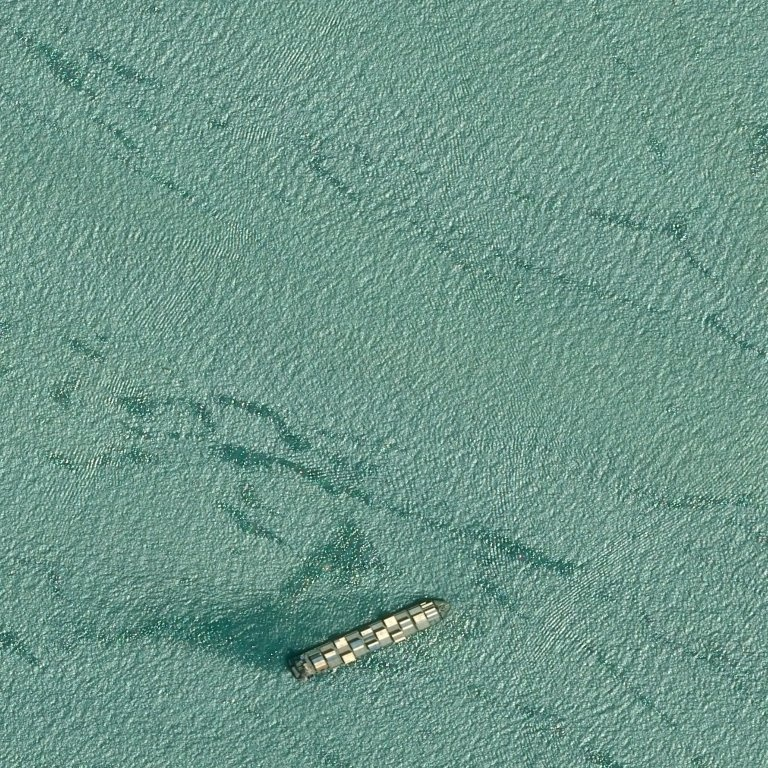
#> input picture data/persistent/samples/03a5fd8d2.jpg, 768 x 768 px, found by its file name; the run also reads 5 pictures not shown here
$ python hls_shift.py
#> lines starting #> are read from the running program, lines starting #| are printed output that depends on the picture; pictures that were not available may be replaced by others from this repository, and a replacement may not be noted
import numpy as np
import matplotlib.pyplot as plt
import cv2


def fuzzy_diff(tile1, tile2, norm=False):
    maxab = np.max(np.stack([tile1, tile2]), axis=0)
    a = maxab - tile2
    b = maxab - tile1
    ab = a + b
    return ab / ab.max() if norm else ab


def slice_from_large(img, i, j, sz=256):
    return img[i * sz:(i + 1) * sz, j * sz:(j + 1) * sz, :]


minmax = lambda x: [x.dtype, np.min(x, axis=(0, 1)), np.max(x, axis=(0, 1))]


chan_idx_map = {'H': 0, 'L': 1, 'S': 2}
chan_cv2_scale_map = {'H': 256, 'L': 256, 'S': 256}
chan_gimp_scale_map = {'H': 360, 'L': 200, 'S': 200}


def to_hls(bgr):
    return cv2.cvtColor(bgr, cv2.COLOR_BGR2HLS_FULL)


def to_bgr(hls):
    return cv2.cvtColor(hls, cv2.COLOR_HLS2BGR_FULL)


def channel_shift(hls, chan, val):
    # NOTE: hls must be in bytes so that hue will wrap around correctly.

    gimp_scale = chan_gimp_scale_map[chan]
    idx = chan_idx_map[chan]

    # TODO: Add a plot showing how we arrived at each of the three scaling options.
    if idx == 0:  # hue
        scaled_val = 255. * val / gimp_scale
        scaled_val = np.around(scaled_val).astype(np.uint8)
        scaled_img = np.copy(hls)
        scaled_img[:, :, idx] += scaled_val

    elif idx == 1:  # lightness

        l = hls[:, :, idx] * (1. / 255.)
        v2 = val / 200.
        one_m_v2 = 1 - v2
        one_p_v2 = 1 + v2
        l_shifted = l * one_m_v2 + v2 if val > 0 else l * one_p_v2
        l_shifted = np.clip(l_shifted, 0, 1)
        scaled_img = np.copy(hls)
        scaled_img[:, :, idx] = np.around(255 * l_shifted).astype(np.uint8)

    elif idx == 2:  # saturation

        scaled_val = (val / 100.) + 1.
        s_shifted = hls[:, :, idx] * scaled_val
        s_shifted = np.clip(s_shifted, 0, 255)
        scaled_img = np.copy(hls)
        scaled_img[:, :, idx] = np.around(s_shifted).astype(np.uint8)

    else:
        raise ValueError

    return scaled_img


# [20 lines left out: function plot_row, not called in this run]


class ImgMod:
    """
    Reads hls modified images saved by gimp and compares to original image read by gimp.
    """

    def __init__(self, parent_hls, filename):
        self.filename = filename
        self.parent_prefix, self.img_id = filename.split('/')
        self.gmp_prefix, self.gmp_extension = self.img_id.split('.')
        self.hls_channel, pom, gain = self.gmp_prefix[0], self.gmp_prefix[1], int(self.gmp_prefix[2:])
        sign = 1 if pom == 'p' else -1
        self.hls_gain = sign * gain

        self.parent_hls = parent_hls

        self._gmp_bgr = None
        self._gmp_hls = None
        self._gmp_rgb = None
        self._cv2_hls = None
        self._cv2_bgr = None
        self._cv2_rgb = None

    @property
    def gmp_bgr(self):
        if self._gmp_bgr is None:
            self._gmp_bgr = cv2.imread(self.filename)
        return self._gmp_bgr

    # [11 lines left out: functions gmp_hls, gmp_rgb, not called in this run]

    @property
    def cv2_hls(self):
        if self._cv2_hls is None:
            self._cv2_hls = channel_shift(self.parent_hls, self.hls_channel, self.hls_gain)
        return self._cv2_hls

    @property
    def cv2_bgr(self):
        if self._cv2_bgr is None:
            self._cv2_bgr = self.to_bgr(self.cv2_hls)
        return self._cv2_bgr

    # [5 lines left out: function cv2_rgb, not called in this run]

    def to_hls(self, bgr):
        return cv2.cvtColor(bgr, cv2.COLOR_BGR2HLS_FULL)

    def to_bgr(self, hls):
        return cv2.cvtColor(hls, cv2.COLOR_HLS2BGR_FULL)

    def to_rgb(self, bgr):
        return cv2.cvtColor(bgr, cv2.COLOR_BGR2RGB)


src1 = "03a5fd8d2.jpg"
src2 = "676f4cfd0.jpg"

ibgr1 = cv2.imread("/media/Borg_LS/DATA/geos/airbus/input/train_768/" + src1)
#> ibgr1 is the input picture: shape (768, 768, 3); mean B, G, R 137.9, 150.6, 109.2
ibgr2 = cv2.imread("/media/Borg_LS/DATA/geos/airbus/input/train_768/" + src2)

ihls1 = to_hls(ibgr1)
#> in to_hls, `return cv2.cvtColor(bgr, cv2.COLOR_BGR2HLS_FULL)`: returned value: shape (768, 768, 3); mean of channels 0, 1, 2 114.2, 129.9, 52.5
ihls2 = to_hls(ibgr2)
#> in to_hls (call 2), `return cv2.cvtColor(bgr, cv2.COLOR_BGR2HLS_FULL)`: returned value: shape (768, 768, 3); mean of channels 0, 1, 2 114.1, 117.9, 47.8

irgb1 = cv2.cvtColor(ibgr1, cv2.COLOR_BGR2RGB)
irgb2 = cv2.cvtColor(ibgr2, cv2.COLOR_BGR2RGB)

modkeysA = [
    'Sm100.bmp',
    # 'Sm099.bmp',
    # 'Sm098.bmp',
    # 'Sm097.bmp',
    # 'Sm096.bmp',
    # 'Sm095.bmp',
    # 'Sm090.bmp',
    'Sm075.bmp',
    'Sm050.bmp',
    'Sm025.bmp',
]
modkeysB = [
    # 'Sp005.bmp',
    # 'Sp010.bmp',
    # 'Sp015.bmp',
    # 'Sp020.bmp',
    'Sp025.bmp',
    'Sp050.bmp',
    'Sp075.bmp',
    'Sp100.bmp',
]

modsA = {k: ImgMod(ihls1, f"03a5fd8d2/{k}") for k in modkeysA}
#> modsA = 4 items
modsB = {k: ImgMod(ihls1, f"03a5fd8d2/{k}") for k in modkeysB}
#> modsB = 4 items

print(f"gain {'cv2':>9} {'gimp':>9}")
for k in modkeysA:
    print(f'{modsA[k].hls_gain:>4} {np.sum(fuzzy_diff(ibgr1, modsA[k].cv2_bgr)):>9} {np.sum(fuzzy_diff(ibgr1, modsA[k].gmp_bgr)):>9}')
#> this loop made 4 passes
#| -100  29321276  29238987
#|  -75  22067849  21542658
#|  -50  14742419  14841930
#|  -25   7345241   7663329
#> pass 1, in cv2_bgr, `self._cv2_bgr = self.to_bgr(self.cv2_hls)`:
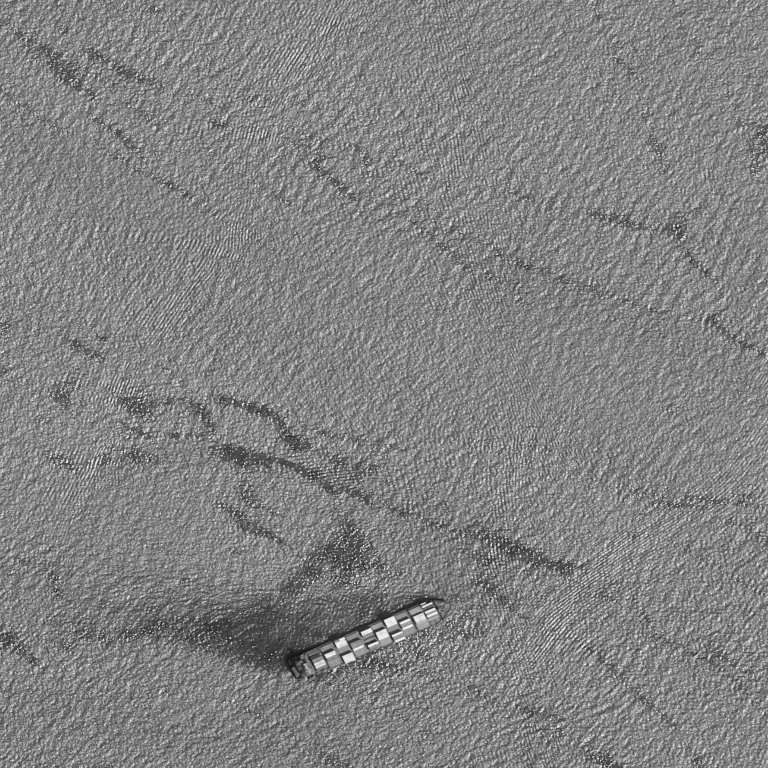
#> self._cv2_bgr: shape (768, 768, 3); min 15, max 249, mean 129.9
#> pass 1, in fuzzy_diff, `maxab = np.max(np.stack([tile1, tile2]), axis=0)`:
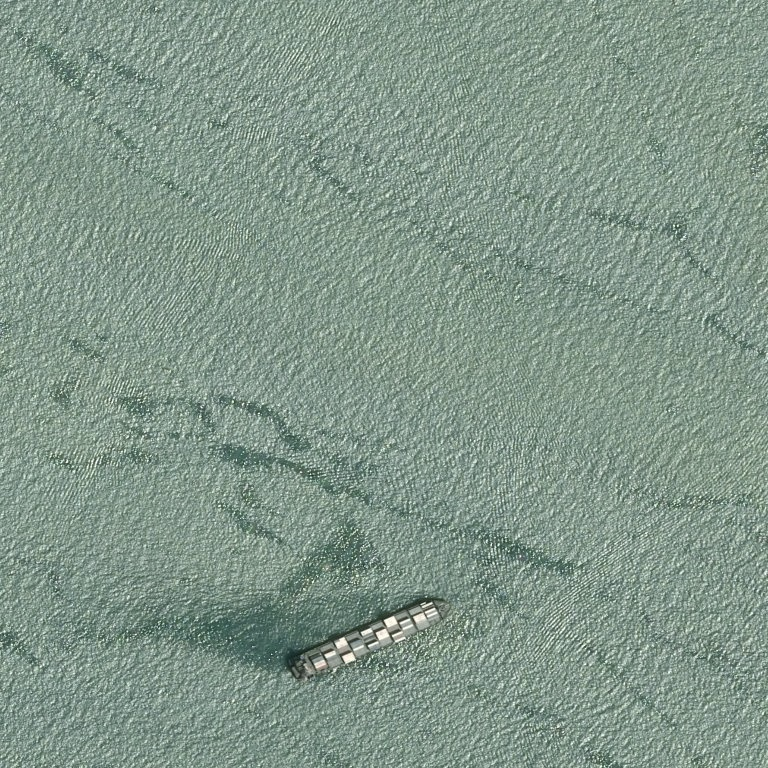
#> maxab: shape (768, 768, 3); mean B, G, R 138, 150.6, 129.9
print(f'{0:>4} {np.sum(fuzzy_diff(ibgr1, ibgr2)):>9}')
#> in fuzzy_diff (call 9), `a = maxab - tile2`:
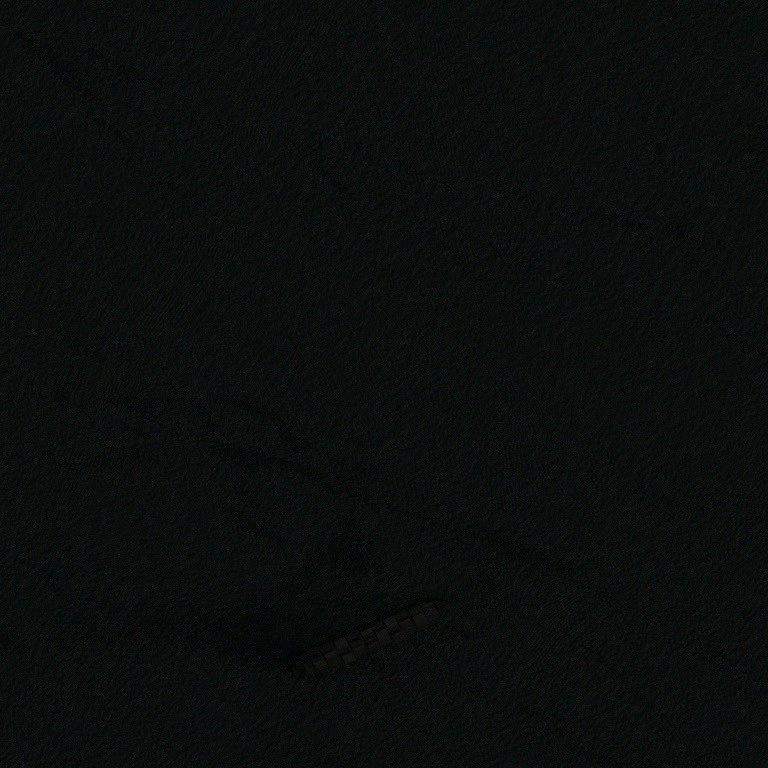
#> a: shape (768, 768, 3); mean B, G, R 12.7, 13.7, 10.2
#|    0  21647457
for k in modkeysB:
#> (the run stopped early here; a loop or call above may not have finished)
